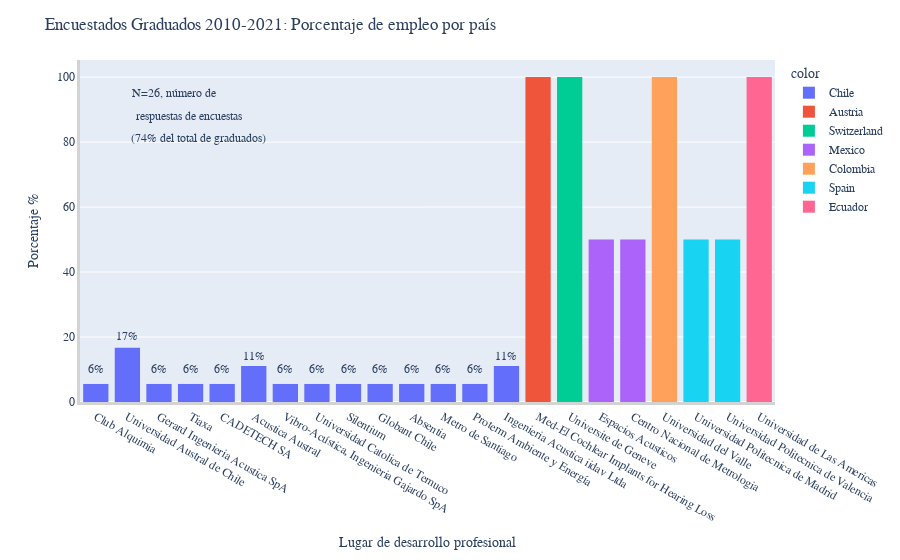

The notebook cell this image was saved under:
### Markdown cell above
### Visión en <span style="color:#AC1212">*porcentaje*</span>:

### Code cell
path_file_sorted    = 'egresados_sorted_perfil.xlsx'
perfil_porcen(path_file_sorted)

### Figure 1 — Plotly figure (JSON) as saved in the notebook; plotly's stock layout.template omitted (floating-point values rounded to 4 significant figures)
{"data": [{"alignmentgroup": "True", "bingroup": "x", "histnorm": "percent", "hovertemplate": "color=Chile<br>Empleo=%{x}<br>count=%{y}<extra></extra>", "legendgroup": "Chile", "marker": {"color": "#636efa"}, "name": "Chile", "offsetgroup": "Chile", "orientation": "v", "showlegend": true, "type": "histogram", "x": ["Club Alquimia", "Universidad Austral de Chile", "Gerard Ingenieria Acustica SpA", "Tiaxa", "CADETECH SA", "Acustica Austral", "Vibro-Acústica, Ingenieria Gajardo SpA ", "Universidad Austral de Chile", "Universidad Catolica de Temuco", "Silentium", "Globant Chile", "Absentia", "Metro de Santiago", "Proterm Ambiente y Energía", "Universidad Austral de Chile", "Ingenieria Acustica iidav Ltda", "Ingenieria Acustica iidav Ltda", "Acustica Austral"], "xaxis": "x", "yaxis": "y"}, {"alignmentgroup": "True", "bingroup": "x", "histnorm": "percent", "hovertemplate": "color=Austria<br>Empleo=%{x}<br>count=%{y}<extra></extra>", "legendgroup": "Austria", "marker": {"color": "#EF553B"}, "name": "Austria", "offsetgroup": "Austria", "orientation": "v", "showlegend": true, "type": "histogram", "x": ["Med-El Cochlear Implants for Hearing Loss"], "xaxis": "x", "yaxis": "y"}, {"alignmentgroup": "True", "bingroup": "x", "histnorm": "percent", "hovertemplate": "color=Switzerland<br>Empleo=%{x}<br>count=%{y}<extra></extra>", "legendgroup": "Switzerland", "marker": {"color": "#00cc96"}, "name": "Switzerland", "offsetgroup": "Switzerland", "orientation": "v", "showlegend": true, "type": "histogram", "x": ["Universite de Geneve"], "xaxis": "x", "yaxis": "y"}, {"alignmentgroup": "True", "bingroup": "x", "histnorm": "percent", "hovertemplate": "color=Mexico<br>Empleo=%{x}<br>count=%{y}<extra></extra>", "legendgroup": "Mexico", "marker": {"color": "#ab63fa"}, "name": "Mexico", "offsetgroup": "Mexico", "orientation": "v", "showlegend": true, "type": "histogram", "x": ["Espacios Acusticos", "Centro Nacional de Metrologia"], "xaxis": "x", "yaxis": "y"}, {"alignmentgroup": "True", "bingroup": "x", "histnorm": "percent", "hovertemplate": "color=Colombia<br>Empleo=%{x}<br>count=%{y}<extra></extra>", "legendgroup": "Colombia", "marker": {"color": "#FFA15A"}, "name": "Colombia", "offsetgroup": "Colombia", "orientation": "v", "showlegend": true, "type": "histogram", "x": ["Universidad del Valle"], "xaxis": "x", "yaxis": "y"}, {"alignmentgroup": "True", "bingroup": "x", "histnorm": "percent", "hovertemplate": "color=Spain<br>Empleo=%{x}<br>count=%{y}<extra></extra>", "legendgroup": "Spain", "marker": {"color": "#19d3f3"}, "name": "Spain", "offsetgroup": "Spain", "orientation": "v", "showlegend": true, "type": "histogram", "x": ["Universidad Politecnica de Madrid", "Universidad Politecnica de Valencia"], "xaxis": "x", "yaxis": "y"}, {"alignmentgroup": "True", "bingroup": "x", "histnorm": "percent", "hovertemplate": "color=Ecuador<br>Empleo=%{x}<br>count=%{y}<extra></extra>", "legendgroup": "Ecuador", "marker": {"color": "#FF6692"}, "name": "Ecuador", "offsetgroup": "Ecuador", "orientation": "v", "showlegend": true, "type": "histogram", "x": ["Universidad de Las Americas"], "xaxis": "x", "yaxis": "y"}], "layout": {"annotations": [{"arrowhead": 1, "showarrow": false, "text": "6%", "x": 0, "y": 10.2}, {"arrowhead": 1, "showarrow": false, "text": "17%", "x": 1, "y": 20.2}, {"arrowhead": 1, "showarrow": false, "text": "6%", "x": 2, "y": 10.2}, {"arrowhead": 1, "showarrow": false, "text": "6%", "x": 3, "y": 10.2}, {"arrowhead": 1, "showarrow": false, "text": "6%", "x": 4, "y": 10.2}, {"arrowhead": 1, "showarrow": false, "text": "11%", "x": 5, "y": 14.2}, {"arrowhead": 1, "showarrow": false, "text": "11%", "x": 13, "y": 14.2}, {"arrowhead": 1, "showarrow": false, "text": "6%", "x": 6, "y": 10.2}, {"arrowhead": 1, "showarrow": false, "text": "6%", "x": 7, "y": 10.2}, {"arrowhead": 1, "showarrow": false, "text": "6%", "x": 8, "y": 10.2}, {"arrowhead": 1, "showarrow": false, "text": "6%", "x": 9, "y": 10.2}, {"arrowhead": 1, "showarrow": false, "text": "6%", "x": 10, "y": 10.2}, {"arrowhead": 1, "showarrow": false, "text": "6%", "x": 11, "y": 10.2}, {"arrowhead": 1, "showarrow": false, "text": "6%", "x": 12, "y": 10.2}, {"arrowhead": 1, "showarrow": false, "text": "N=26, número de", "x": 2.5, "y": 95}, {"arrowhead": 1, "showarrow": false, "text": "respuestas de encuestas", "x": 2.95, "y": 88}, {"arrowhead": 1, "showarrow": false, "text": "(74% del total de graduados)", "x": 3.25, "y": 81}], "barmode": "relative", "font": {"family": "Rockwell", "size": 12}, "legend": {"title": {"text": "color"}, "tracegroupgap": 0}, "margin": {"t": 60}, "title": {"text": "Encuestados Graduados 2010-2021: Porcentaje de empleo por país "}, "xaxis": {"anchor": "y", "domain": [0, 1], "linecolor": "lightgrey", "linewidth": 3, "showline": true, "title": {"text": "Lugar de desarrollo profesional"}}, "yaxis": {"anchor": "x", "domain": [0, 1], "linecolor": "lightgrey", "linewidth": 3, "showline": true, "title": {"text": "Porcentaje %"}}}}
